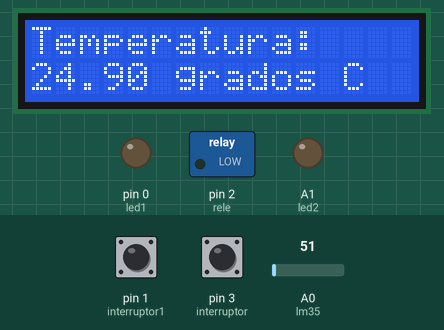
Simulated run of this sketch. Board: Arduino Uno, built with avr-gcc and run on an emulated ATmega328P. On the bench: 16×2 character LCD, switched loads named in the sketch (green lamp = pin HIGH), output pins drawn as LEDs (lit = HIGH). The inputs (shaded band) are chosen by the test bench; at power-on: A0 (lm35) = 51, pin 1 (interruptor1) LOW, pin 3 (interruptor) LOW.

Above: at 1.2 s.
1.3 s: A0 (lm35) set to 61
At 2.9 s:
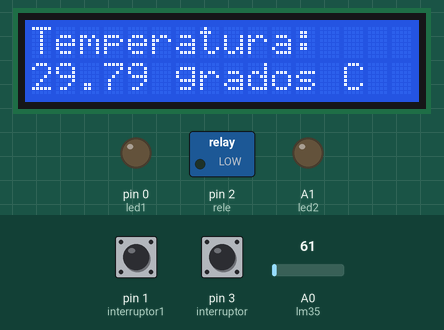
3.5 s: A0 (lm35) set to 71
At 5.1 s:
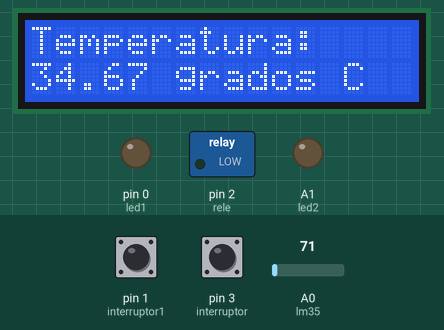
5.6 s: A0 (lm35) set to 86
At 7.2 s:
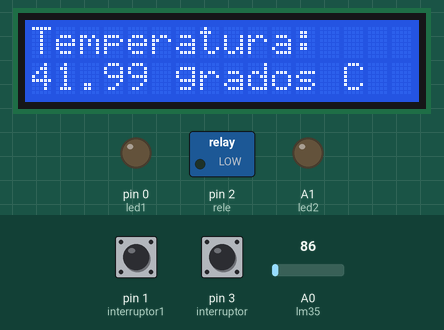
Timing chart, 0 to 8.7 s (numbered marks = the images above; inputs shaded):
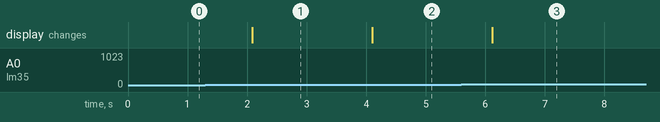

The sketch:

control_de_temperatura_2_.ino
```cpp
#include <LiquidCrystal.h>

float temperatura;
float lm35 = 0;
float maxin=5;
int rele=2;
int interruptor=3;
int interruptor1=1;
int led1=0;
int led2=A1;
LiquidCrystal lcd(9,8,7,6,5,4);

void setup() {
  pinMode(led1, OUTPUT);
  pinMode(led2, OUTPUT);
  pinMode(rele, OUTPUT);
pinMode(interruptor,INPUT);
 lcd.begin(16,2);
}

void loop() {
 temperatura = analogRead(lm35);
 temperatura = (temperatura * 5/ 1024) / 0.01;

lcd.clear();
 lcd.home();
 lcd.print("Temperatura:");
 lcd.setCursor(0,1);
 lcd.print(temperatura);
 lcd.print(" grados C");
 delay(500);


if(digitalRead(interruptor1)==1 && temperatura<2  )
{
 digitalWrite(rele,HIGH);
digitalWrite(led1,HIGH);
digitalWrite(led2,LOW);
 // delay(500);
 }
else
{
if(digitalRead(interruptor)==1 && temperatura<=5  )
{
 digitalWrite(rele,HIGH);
 digitalWrite(led2,HIGH);
digitalWrite(led1,LOW);
  delay(500);
 }
else
{
 digitalWrite(rele,LOW);
delay(500);

}
 //digitalWrite(rele,LOW);
 //delay(500);

}
}
```

Measured:
- after the input at 1.3 s, the display: changes after 0.79 s (image 1)
- after the input at 3.5 s, the display: changes after 0.60 s (image 2)
- after the input at 5.6 s, the display: changes after 0.52 s (image 3)
